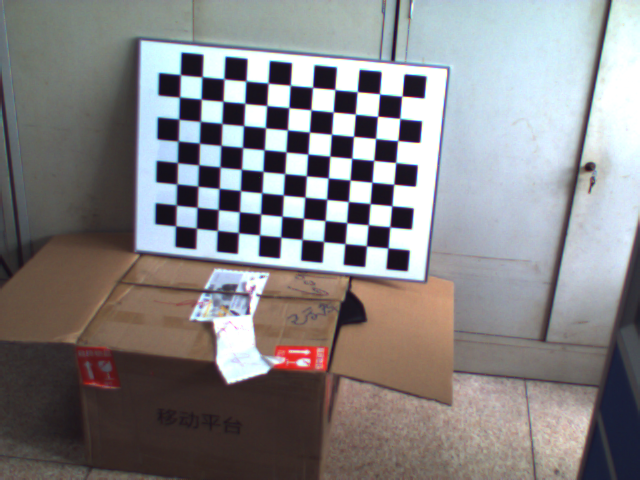
#> input picture img/chess.bmp, 640 x 480 px
$ python HarrisCornerDetecton.py
#> lines starting #> are read from the running program, lines starting #| are printed output that depends on the picture; after the words box and inside, x2 and y2 are one past the last pixel; in counts of white or black regions, pixels touching at a corner belong together
########################################################################
# Chessboard Corner Dectection
########################################################################
# import cv2 as cv
# import numpy as np
# filename = '../../img/chess.bmp'
# img = cv.imread(filename)
# gray = cv.cvtColor(img, cv.COLOR_BGR2GRAY)
# gray = np.float32(gray)
# dst = cv.cornerHarris(gray, 2, 3, 0.04)
# # result is dilated for marking the corners, not important
# dst = cv.dilate(dst, None)
# # Threshold for an optimal value, it may vary depending on the image.
# img[dst > 0.01 * dst.max()] = [0, 0, 255]
# cv.imshow('dst', img)
# if cv.waitKey(0) & 0xff == 27:
#     cv.destroyAllWindows()

########################################################################
# Corner with subpixel accuracy
########################################################################
import cv2 as cv
import numpy as np
from matplotlib import pyplot as plt

filename = '../../img/chess.bmp'
img = cv.imread(filename)
#> img is the input picture: shape (480, 640, 3); mean B, G, R 133.6, 131.9, 133.6
gray = cv.cvtColor(img, cv.COLOR_BGR2GRAY)
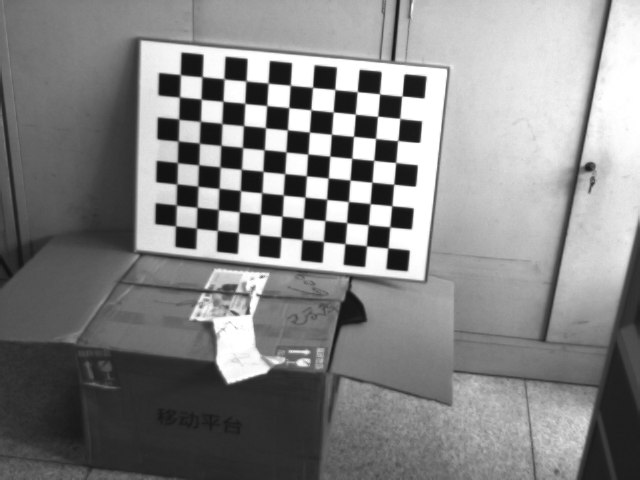
#> gray: shape (480, 640); min 16, max 255, mean 132.6

# find Harris corners
gray = np.float32(gray)
dst = cv.cornerHarris(gray, 2, 3, 0.04)
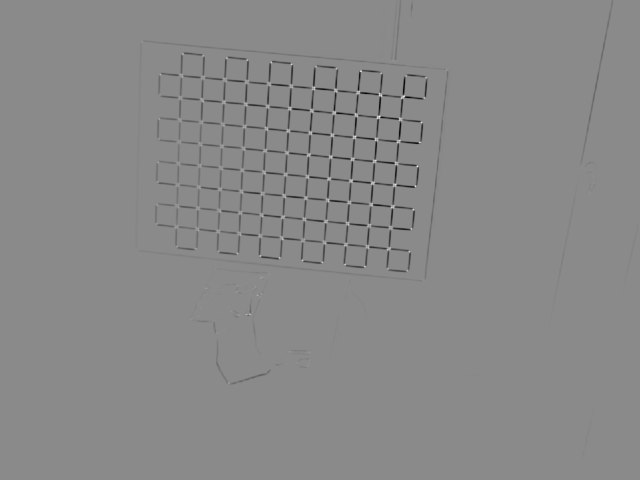
#> dst: shape (480, 640) float32; min -46792444, max 39139828, mean -478249; drawn with min black and max white
dst = cv.dilate(dst, None)
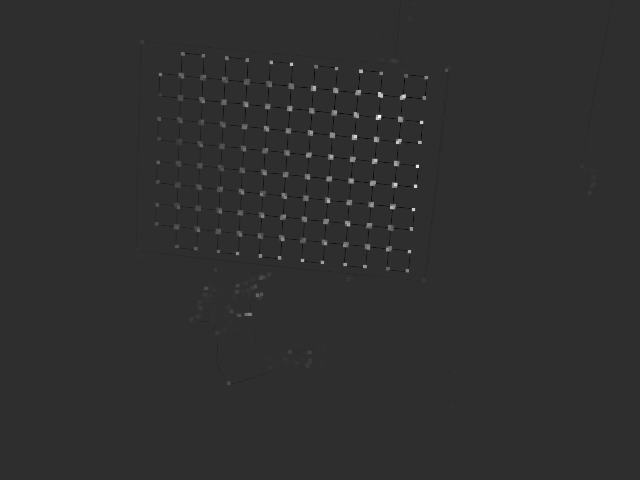
#> dst: shape (480, 640) float32; min -8795088, max 39139828, mean 97143.9; drawn with min black and max white
ret, dst = cv.threshold(dst, 0.01 * dst.max(), 255, 0)
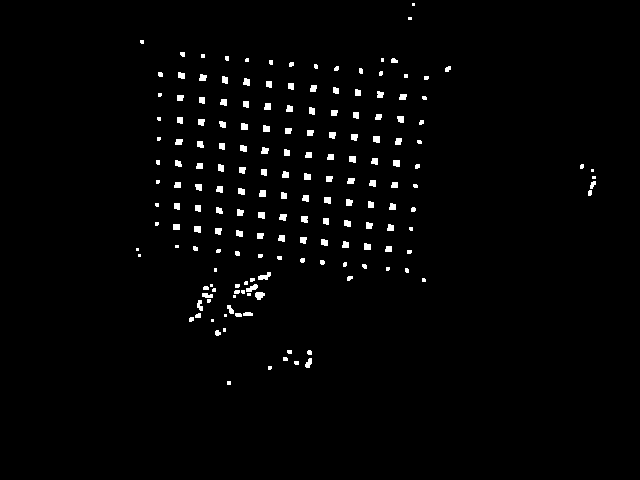
#> dst: shape (480, 640) float32; 1.8% white; 176 white regions (55 under 20 px), largest, box (x1, y1, x2, y2) and area: (258, 272, 271, 280) 63, (255, 292, 265, 300) 60, (246, 284, 258, 292) 57
#> ret = 391398.3
dst = np.uint8(dst)

# find centroids
ret, labels, stats, centroids = cv.connectedComponentsWithStats(dst)
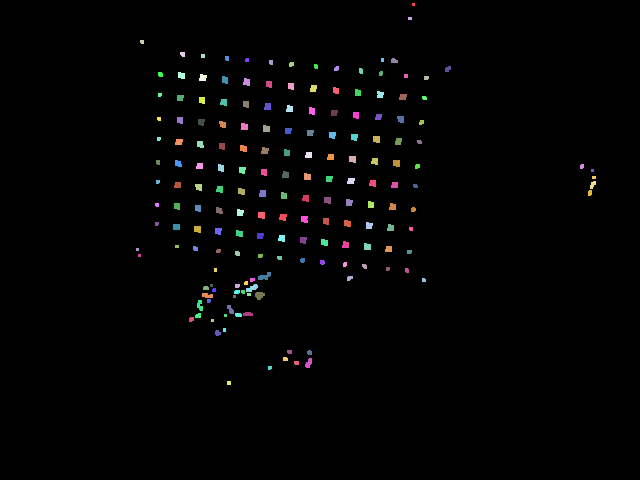
#> labels: shape (480, 640) int32; 177 distinct labels, from 0 to 176; one colour per label, 0 black
#> ret = 177; stats = 177 rows, first 6: [0, 0, 640, 480, 301723], [412, 3, 3, 3, 9], [408, 17, 4, 3, 12], [140, 40, 4, 4, 15], [180, 52, 5, 5, 22], [201, 54, 4, 4, 16]; centroids = 177 pairs, first value 137 to 593.5, second value 4 to 382.5

# define the criteria to stop and refine the corners
criteria = (cv.TERM_CRITERIA_EPS + cv.TERM_CRITERIA_MAX_ITER, 100, 0.001)
corners = cv.cornerSubPix(gray, np.float32(
    centroids), (5, 5), (-1, -1), criteria)
#> corners = 177 pairs, first value 135.5 to 594.6, second value 5.49 to 383.4
# Now draw them
res = np.hstack((centroids, corners))
#> res = 177 rows, first 6: [320.1, 240.5, 323.5, 241.5], [413, 4, 410.5, 5.49], [409.5, 18, 409.7, 18.88], [141.6, 41.4, 140.4, 39.34], [182.2, 53.77, 181.3, 52.18], [202.5, 55.5, 202.8, 54.47]
res = np.int0(res)
#> res = 177 rows, first 6: [320, 240, 323, 241], [413, 4, 410, 5], [409, 18, 409, 18], [141, 41, 140, 39], [182, 53, 181, 52], [202, 55, 202, 54]
img[res[:, 1], res[:, 0]] = [0, 0, 255]
img[res[:, 3], res[:, 2]] = [0, 255, 0]
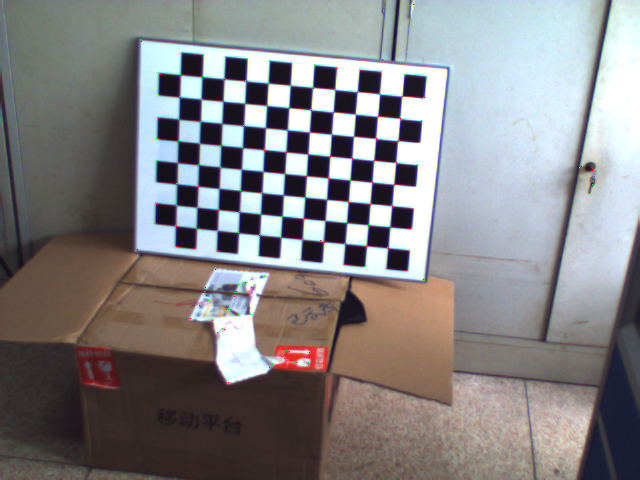
#> img: shape (480, 640, 3); mean B, G, R 133.5, 131.9, 133.6

cv.imshow('result', img)
cv.waitKey(0)
cv.destroyAllWindows()

$ run again, with img/blox.jpg saved as img/chess.bmp
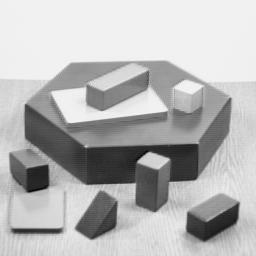
#> input picture img/blox.jpg, 256 x 256 px
#> img is the input picture: shape (256, 256, 3); min 0, max 252, mean 182.8
#> `ret, dst = cv.threshold(dst, 0.01 * dst.max(), 255, 0)`:
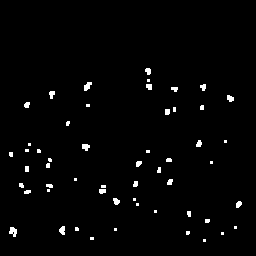
#> dst: shape (256, 256) float32; 1.8% white; 54 white regions (28 under 20 px), largest, box (x1, y1, x2, y2) and area: (9, 227, 17, 237) 54, (84, 82, 92, 91) 47, (82, 144, 90, 151) 42
#> `ret, dst = cv.threshold(dst, 0.01 * dst.max(), 255, 0)`: ret = 77446.7
#> labels: shape (256, 256) int32; 55 distinct labels, from 0 to 54
#> `ret, labels, stats, centroids = cv.connectedComponentsWithStats(dst)`: ret = 55; stats = 55 rows, first 6: [0, 0, 256, 256, 64379], [145, 68, 6, 7, 33], [147, 79, 3, 3, 9], [84, 82, 8, 9, 47], [146, 84, 6, 6, 32], [200, 84, 6, 7, 31]; centroids = 55 pairs, first value 10.58 to 238.3, second value 70.73 to 240
#> corners = 55 pairs, first value 8.81 to 239.2, second value 69.26 to 241.6
#> `res = np.hstack((centroids, corners))`: res = 55 rows, first 6: [127.7, 126.9, 131.5, 123.9], [147.8, 70.73, 148.4, 69.26], [148, 80, 148, 80], [87.11, 85.77, 85.9, 84.48], [148.8, 86.25, 148.3, 86.12], [202.9, 86.74, 204.9, 83.01]
#> `res = np.int0(res)`: res = 55 rows, first 6: [127, 126, 131, 123], [147, 70, 148, 69], [148, 80, 148, 80], [87, 85, 85, 84], [148, 86, 148, 86], [202, 86, 204, 83]
#> `img[res[:, 3], res[:, 2]] = [0, 255, 0]`:
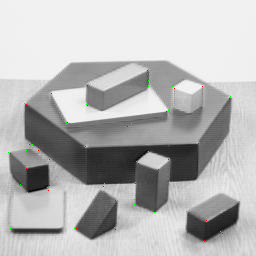
#> img: shape (256, 256, 3); mean B, G, R 182.6, 182.8, 182.8
